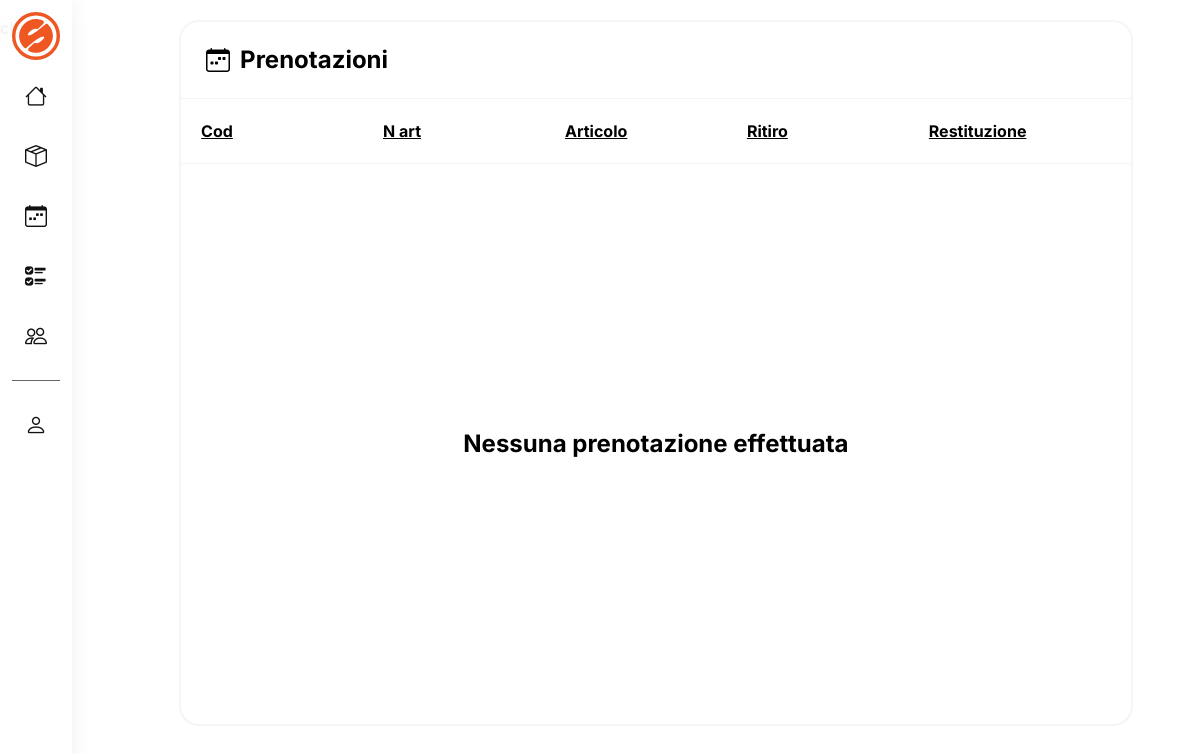
The page /php/prenotazioni-backend.php (signed in) on the database as committed earlier.
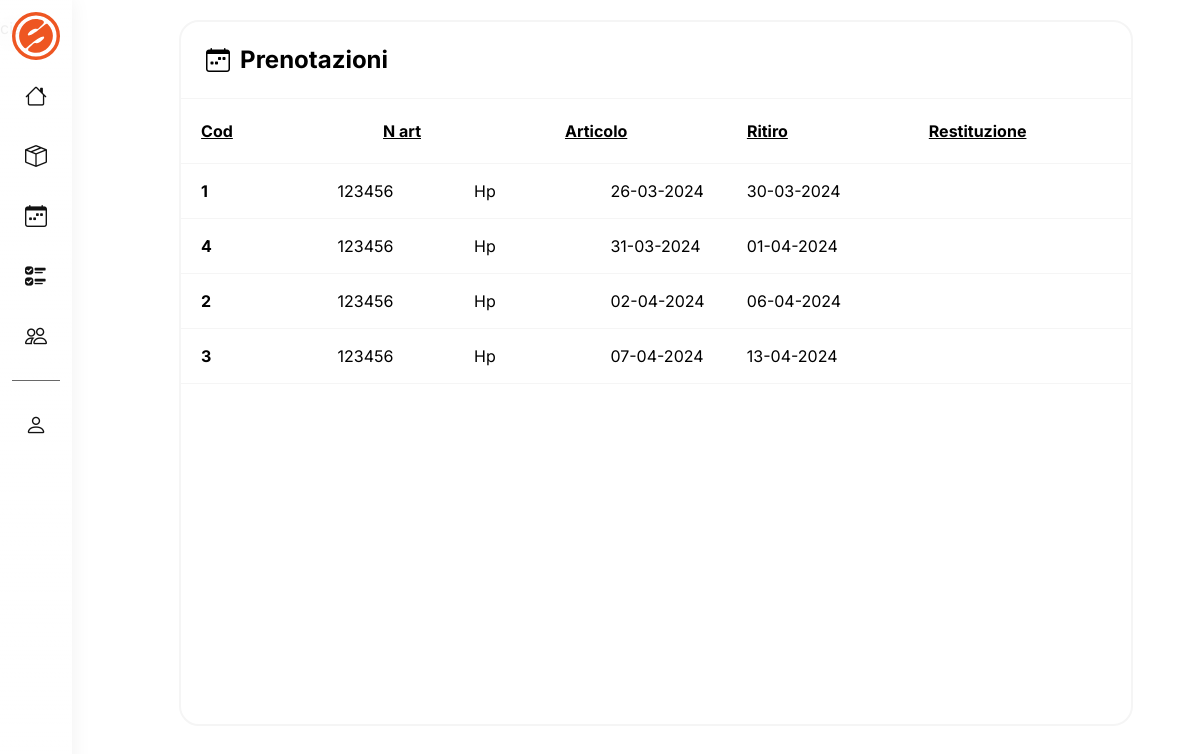
The same page on the database as committed later.
### tables this page shows
CREATE TABLE `prenotazioni` (
  `id_prenotazione` int(20) NOT NULL,
  `fk_articolo` int(20) NOT NULL,
  `fk_utente` int(20) NOT NULL,
  `data_ritiro` date NOT NULL,
  `data_restituzione` date NOT NULL
);

CREATE TABLE `articoli` (
  `id_articolo` int(11) NOT NULL,
  `numero_inventario` varchar(11) NOT NULL,
  `stato` set('disponibile','guasto','in prestito','prenotato') NOT NULL,
  `fk_categoria` int(11) NOT NULL,
  `fk_centro` int(11) NOT NULL,
  `nome` varchar(30) NOT NULL,
  `colore` varchar(20) NOT NULL,
  `img` varchar(100) NOT NULL,
  `descrizione` varchar(300) NOT NULL
);

### php/prenotazioni-backend.php (the view, shortened to what the changed rows need)
<html>
    <head>
        <link rel="stylesheet" type="text/css" href="../css/backend.css">
        <link rel="stylesheet" type="text/css" href="../css/general.css">
        <link rel="stylesheet" type="text/css" href="../css/articoli-backend.css">
    </head>
    <body>
        <section>
            <div class="col-art-back">
                <div class="row-art-back">
                    <div class="box">
                        <div class="box-title art">
                                <h1>Prenotazioni</h1>
                        </div>
                        <div class="scrollable-section">
                            <?php
                            require_once './db.php';
                            if (isset($_SESSION['user_id'])) {
                                $sql = "SELECT prenotazioni.* FROM prenotazioni
                                        JOIN articoli ON prenotazioni.fk_articolo = articoli.id_articolo";
                                $sql .= " ORDER BY FIELD(prenotazioni.stato, 'da ritirare', 'ritirato'), prenotazioni.data_ritiro";
                                $stmt = $conn->prepare($sql);
                                $executeResult = $stmt->execute();
                                $result = $stmt->get_result();
                                if ($result->num_rows > 0) {
                                    while ($row = $result->fetch_assoc()) {
                                        $idprenotazione = $row['id_prenotazione'];
                                        $fk_articolo = $row['fk_articolo'];
                                        $dataritiro_format = DateTime::createFromFormat('Y-m-d', $row['data_ritiro']);
                                        $dataritiro_format = $dataritiro_format -> format('d-m-Y');
                                        $datarestituzione_format = DateTime::createFromFormat('Y-m-d', $row['data_restituzione']);
                                        $datarestituzione_format = $datarestituzione_format -> format('d-m-Y');
                                        $sql = "SELECT * FROM articoli WHERE id_articolo = ?";
                                        $stmt = $conn->prepare($sql);
                                        $bindResult = $stmt->bind_param("i", $fk_articolo);
                                        $executeResult = $stmt->execute();
                                        $resultArticolo = $stmt->get_result();
                                        $rowArticolo = $resultArticolo->fetch_assoc();
                                        echo '<div class="box-data">
                                                <div class="articolo">
                                                    <p><strong>'.$idprenotazione.'</strong></p>
                                                    <p>'.$rowArticolo['numero_inventario'].'</p>
                                                    <p>'.ucfirst($rowArticolo['nome']).'</p>
                                                    <p>'.$dataritiro_format.'</p>
                                                    <p>'.$datarestituzione_format.'</p>';
                                        echo '  </div>';
                                        echo '</div>
                                            <div class="line"></div>';
                                    }
                                } else {
                                    echo "<div class='no-data'><strong><p>Nessuna prenotazione effettuata</p></strong></div>";
                                }
                            } else {
                                header('Location: login.php');
                            }
                        ?>
                        </div>
                    </div>
                </div>
            </div>
        </section>
    </body>
</html>

Rows that differ between the two databases and show on the page:
added prenotazioni: id_prenotazione "1", articoli.numero_inventario "123456", articoli.nome "Hp", data_ritiro "26-03-2024", data_restituzione "30-03-2024"
added prenotazioni: id_prenotazione "4", articoli.numero_inventario "123456", articoli.nome "Hp", data_ritiro "31-03-2024", data_restituzione "01-04-2024"
added prenotazioni: id_prenotazione "2", articoli.numero_inventario "123456", articoli.nome "Hp", data_ritiro "02-04-2024", data_restituzione "06-04-2024"
added prenotazioni: id_prenotazione "3", articoli.numero_inventario "123456", articoli.nome "Hp", data_ritiro "07-04-2024", data_restituzione "13-04-2024"
Other text that changed with them:
text no longer shown: "Nessuna prenotazione effettuata"
